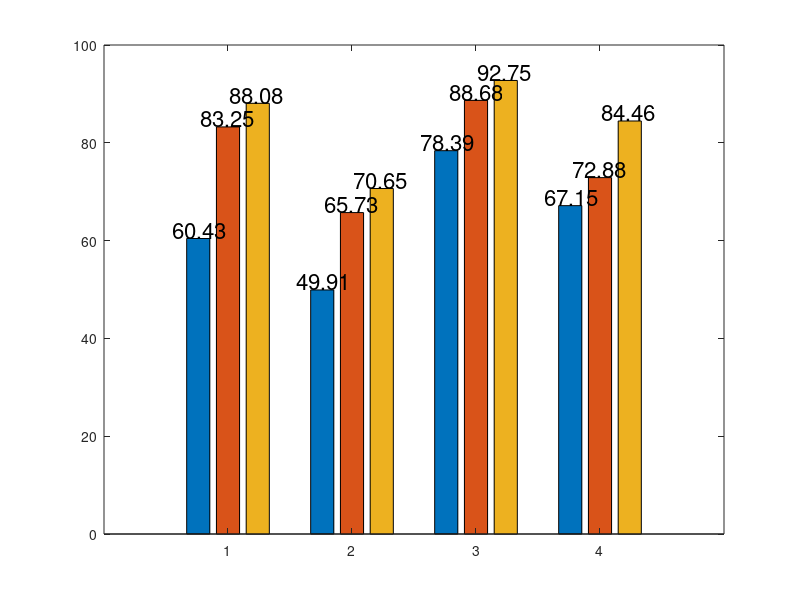

MATLAB code to generate this figure: (Note: this script raises an error after producing the figure.)
data = [60.43 83.25 88.08; 49.91 65.73 70.65; 78.39 88.68 92.75; 67.15 72.88 84.46];
bar(data);

a = (1:size(data,1)).';
x = [a-0.23 a a+0.23];
for k=1:size(data,1)
    for m = 1:size(data,2)
        text(x(k,m),data(k,m),num2str(data(k,m),'%0.2f'), 'HorizontalAlignment','center', 'VerticalAlignment','bottom', 'FontSize', 16);
    end
end


xtl = {{'L-CSSE';'  GAR_{0.1%}'} {'L-CSSE'; '  GAR_{0.01%}'} {'DenseNet'; '  GAR_{0.1%}'} {'DenseNet'; '  GAR_{0.01%}'}};
h = my_xticklabels(gca,[1 2 3 4],xtl)

% names = {'L-CSSE GAR_{0.1%}', 'L-CSSE GAR_{0.01%}', 'DenseNet GAR_{0.1%}', 'DenseNet GAR_{0.01%}'};
% set(gca,'xticklabel', names);
ylim([40 100]);
ylabel('Genuine Accept Rate');
legend({'M_{1}', 'A-LINK', 'A2-LINK'});
set(gca,'FontSize',22);
